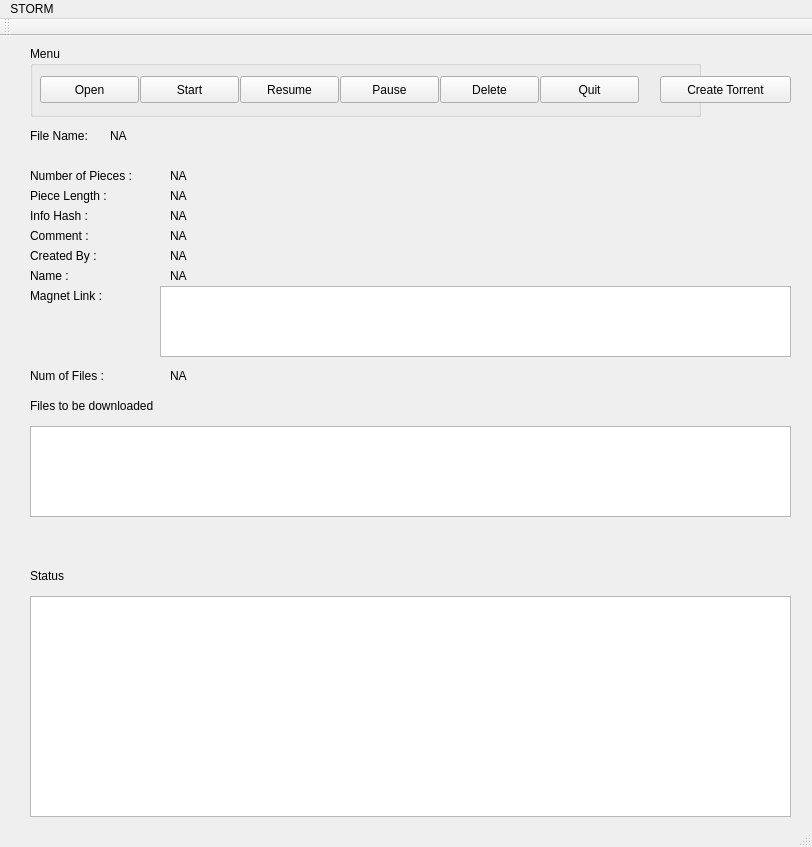
<?xml version="1.0" encoding="UTF-8"?>
<ui version="4.0">
 <class>MainWindow</class>
 <widget class="QMainWindow" name="MainWindow">
  <property name="geometry">
   <rect>
    <x>0</x>
    <y>0</y>
    <width>812</width>
    <height>847</height>
   </rect>
  </property>
  <property name="windowTitle">
   <string>MainWindow</string>
  </property>
  <widget class="QWidget" name="centralWidget">
   <widget class="QLabel" name="fileLabel">
    <property name="geometry">
     <rect>
      <x>110</x>
      <y>90</y>
      <width>511</width>
      <height>20</height>
     </rect>
    </property>
    <property name="text">
     <string>NA</string>
    </property>
   </widget>
   <widget class="QLabel" name="label">
    <property name="geometry">
     <rect>
      <x>30</x>
      <y>90</y>
      <width>81</width>
      <height>20</height>
     </rect>
    </property>
    <property name="text">
     <string>File Name:</string>
    </property>
   </widget>
   <widget class="QGroupBox" name="groupBox">
    <property name="geometry">
     <rect>
      <x>30</x>
      <y>10</y>
      <width>671</width>
      <height>71</height>
     </rect>
    </property>
    <property name="title">
     <string>Menu</string>
    </property>
    <widget class="QPushButton" name="startButton">
     <property name="geometry">
      <rect>
       <x>110</x>
       <y>30</y>
       <width>99</width>
       <height>27</height>
      </rect>
     </property>
     <property name="text">
      <string>Start</string>
     </property>
    </widget>
    <widget class="QPushButton" name="openButton">
     <property name="geometry">
      <rect>
       <x>10</x>
       <y>30</y>
       <width>99</width>
       <height>27</height>
      </rect>
     </property>
     <property name="text">
      <string>Open</string>
     </property>
     <property name="autoDefault">
      <bool>true</bool>
     </property>
    </widget>
    <widget class="QPushButton" name="resumeButton">
     <property name="geometry">
      <rect>
       <x>210</x>
       <y>30</y>
       <width>99</width>
       <height>27</height>
      </rect>
     </property>
     <property name="text">
      <string>Resume</string>
     </property>
    </widget>
    <widget class="QPushButton" name="deleteButton">
     <property name="geometry">
      <rect>
       <x>410</x>
       <y>30</y>
       <width>99</width>
       <height>27</height>
      </rect>
     </property>
     <property name="text">
      <string>Delete</string>
     </property>
    </widget>
    <widget class="QPushButton" name="quitButton">
     <property name="geometry">
      <rect>
       <x>510</x>
       <y>30</y>
       <width>99</width>
       <height>27</height>
      </rect>
     </property>
     <property name="text">
      <string>Quit</string>
     </property>
    </widget>
    <widget class="QPushButton" name="pauseButton">
     <property name="geometry">
      <rect>
       <x>310</x>
       <y>30</y>
       <width>99</width>
       <height>27</height>
      </rect>
     </property>
     <property name="text">
      <string>Pause</string>
     </property>
    </widget>
   </widget>
   <widget class="QLabel" name="label_2">
    <property name="geometry">
     <rect>
      <x>30</x>
      <y>130</y>
      <width>141</width>
      <height>20</height>
     </rect>
    </property>
    <property name="text">
     <string>Number of Pieces :</string>
    </property>
   </widget>
   <widget class="QLabel" name="label_4">
    <property name="geometry">
     <rect>
      <x>30</x>
      <y>150</y>
      <width>141</width>
      <height>20</height>
     </rect>
    </property>
    <property name="text">
     <string>Piece Length :</string>
    </property>
   </widget>
   <widget class="QLabel" name="label_5">
    <property name="geometry">
     <rect>
      <x>30</x>
      <y>170</y>
      <width>141</width>
      <height>20</height>
     </rect>
    </property>
    <property name="text">
     <string>Info Hash :</string>
    </property>
   </widget>
   <widget class="QLabel" name="label_6">
    <property name="geometry">
     <rect>
      <x>30</x>
      <y>190</y>
      <width>141</width>
      <height>20</height>
     </rect>
    </property>
    <property name="text">
     <string>Comment :</string>
    </property>
   </widget>
   <widget class="QLabel" name="label_7">
    <property name="geometry">
     <rect>
      <x>30</x>
      <y>210</y>
      <width>141</width>
      <height>20</height>
     </rect>
    </property>
    <property name="text">
     <string>Created By :</string>
    </property>
   </widget>
   <widget class="QLabel" name="label_8">
    <property name="geometry">
     <rect>
      <x>30</x>
      <y>230</y>
      <width>141</width>
      <height>20</height>
     </rect>
    </property>
    <property name="text">
     <string>Name :</string>
    </property>
   </widget>
   <widget class="QLabel" name="label_9">
    <property name="geometry">
     <rect>
      <x>30</x>
      <y>250</y>
      <width>141</width>
      <height>20</height>
     </rect>
    </property>
    <property name="text">
     <string>Magnet Link :</string>
    </property>
   </widget>
   <widget class="QLabel" name="numPcsLbl">
    <property name="geometry">
     <rect>
      <x>170</x>
      <y>130</y>
      <width>461</width>
      <height>20</height>
     </rect>
    </property>
    <property name="text">
     <string>NA</string>
    </property>
   </widget>
   <widget class="QLabel" name="pcsLenLbl">
    <property name="geometry">
     <rect>
      <x>170</x>
      <y>150</y>
      <width>461</width>
      <height>20</height>
     </rect>
    </property>
    <property name="text">
     <string>NA</string>
    </property>
   </widget>
   <widget class="QLabel" name="cmntLbl">
    <property name="geometry">
     <rect>
      <x>170</x>
      <y>190</y>
      <width>471</width>
      <height>20</height>
     </rect>
    </property>
    <property name="text">
     <string>NA</string>
    </property>
   </widget>
   <widget class="QLabel" name="infoHashLbl">
    <property name="geometry">
     <rect>
      <x>170</x>
      <y>170</y>
      <width>461</width>
      <height>20</height>
     </rect>
    </property>
    <property name="text">
     <string>NA</string>
    </property>
   </widget>
   <widget class="QLabel" name="createByLbl">
    <property name="geometry">
     <rect>
      <x>170</x>
      <y>210</y>
      <width>461</width>
      <height>20</height>
     </rect>
    </property>
    <property name="text">
     <string>NA</string>
    </property>
   </widget>
   <widget class="QLabel" name="nameLbl">
    <property name="geometry">
     <rect>
      <x>170</x>
      <y>230</y>
      <width>461</width>
      <height>20</height>
     </rect>
    </property>
    <property name="text">
     <string>NA</string>
    </property>
   </widget>
   <widget class="QLabel" name="label_10">
    <property name="geometry">
     <rect>
      <x>30</x>
      <y>330</y>
      <width>131</width>
      <height>20</height>
     </rect>
    </property>
    <property name="text">
     <string>Num of Files :</string>
    </property>
   </widget>
   <widget class="QLabel" name="numFilesLbl">
    <property name="geometry">
     <rect>
      <x>170</x>
      <y>330</y>
      <width>121</width>
      <height>20</height>
     </rect>
    </property>
    <property name="text">
     <string>NA</string>
    </property>
   </widget>
   <widget class="QTextBrowser" name="magLinkBrowser">
    <property name="geometry">
     <rect>
      <x>160</x>
      <y>250</y>
      <width>631</width>
      <height>71</height>
     </rect>
    </property>
   </widget>
   <widget class="QListWidget" name="fileListDisplay">
    <property name="geometry">
     <rect>
      <x>30</x>
      <y>390</y>
      <width>761</width>
      <height>91</height>
     </rect>
    </property>
   </widget>
   <widget class="QLabel" name="label_3">
    <property name="geometry">
     <rect>
      <x>30</x>
      <y>360</y>
      <width>171</width>
      <height>20</height>
     </rect>
    </property>
    <property name="text">
     <string>Files to be downloaded</string>
    </property>
   </widget>
   <widget class="QLabel" name="label_11">
    <property name="geometry">
     <rect>
      <x>30</x>
      <y>530</y>
      <width>171</width>
      <height>20</height>
     </rect>
    </property>
    <property name="text">
     <string>Status</string>
    </property>
   </widget>
   <widget class="QTableWidget" name="statusDisplay">
    <property name="geometry">
     <rect>
      <x>30</x>
      <y>560</y>
      <width>761</width>
      <height>221</height>
     </rect>
    </property>
   </widget>
   <widget class="QPushButton" name="createTorrent_Button">
    <property name="geometry">
     <rect>
      <x>660</x>
      <y>40</y>
      <width>131</width>
      <height>27</height>
     </rect>
    </property>
    <property name="text">
     <string>Create Torrent</string>
    </property>
   </widget>
  </widget>
  <widget class="QMenuBar" name="menuBar">
   <property name="geometry">
    <rect>
     <x>0</x>
     <y>0</y>
     <width>812</width>
     <height>25</height>
    </rect>
   </property>
   <widget class="QMenu" name="menuSTORM">
    <property name="title">
     <string>STORM</string>
    </property>
   </widget>
   <addaction name="menuSTORM"/>
  </widget>
  <widget class="QToolBar" name="mainToolBar">
   <attribute name="toolBarArea">
    <enum>TopToolBarArea</enum>
   </attribute>
   <attribute name="toolBarBreak">
    <bool>false</bool>
   </attribute>
  </widget>
  <widget class="QStatusBar" name="statusBar"/>
 </widget>
 <layoutdefault spacing="6" margin="11"/>
 <tabstops>
  <tabstop>openButton</tabstop>
  <tabstop>startButton</tabstop>
  <tabstop>resumeButton</tabstop>
  <tabstop>pauseButton</tabstop>
  <tabstop>deleteButton</tabstop>
  <tabstop>quitButton</tabstop>
  <tabstop>createTorrent_Button</tabstop>
  <tabstop>magLinkBrowser</tabstop>
  <tabstop>fileListDisplay</tabstop>
  <tabstop>statusDisplay</tabstop>
 </tabstops>
 <resources/>
 <connections/>
</ui>
